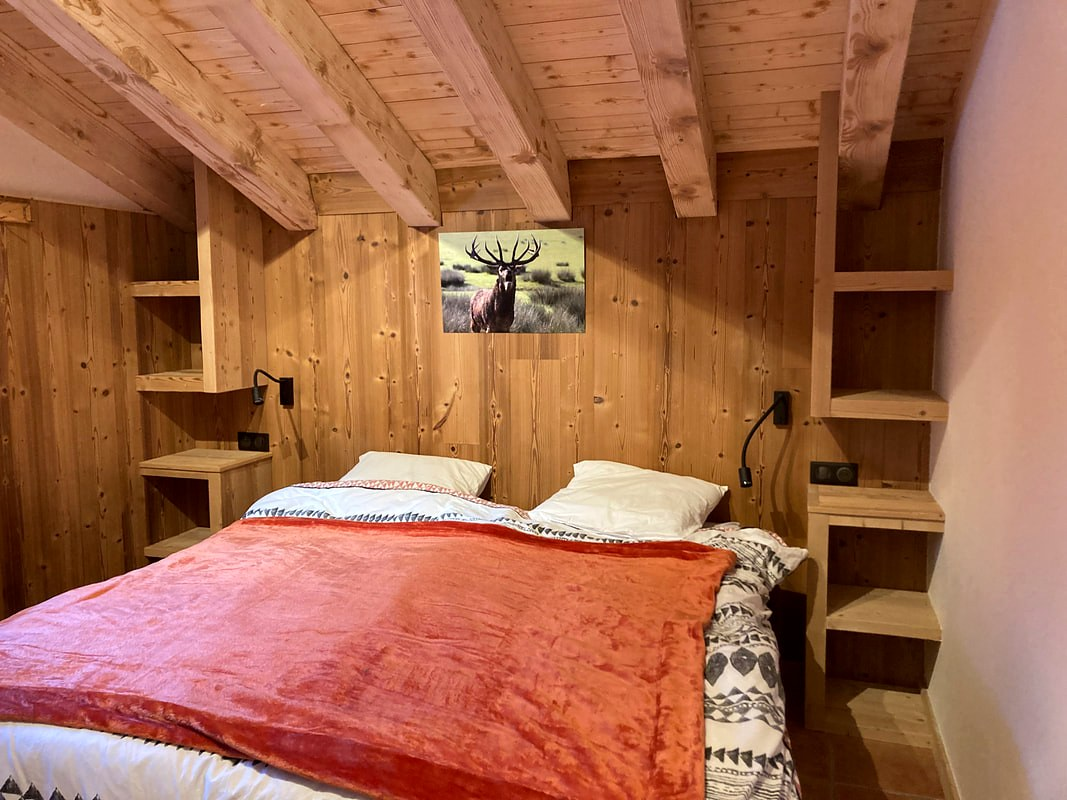
#> input picture img/chalet/aigle-chambre-double.jpg, 1067 x 800 px, given in place of Chalet-Remy-St-Gervais-chalet-TERRASSE-SUD-3.jpg, which was not available
$ python _megeve_hero_vue.py
#> lines starting #> are read from the running program, lines starting #| are printed output that depends on the picture
# -*- coding: utf-8 -*-
"""Fiche Loup Blanc : héros = vue Mont-Blanc depuis la terrasse du chalet (photo HD réelle du bien, miroir + recadrage, sans IA),
posée en 1re photo du rail des 4 langues ; l'ancien séjour passe en 2e, chargé en différé. Idempotent (stem megeve-vue-mont-blanc).
04/11/2026 : Moshé trouvait la préversion « pas très jolie » : la salle à manger aux chaises noires ouvrait la fiche."""
import os, re
from PIL import Image, ImageOps
ROOT = os.path.dirname(os.path.abspath(__file__)); os.chdir(ROOT)
SRC = os.path.join("..", "..", "00-brief", "references", "2026-10-16-megeve-bibi", "originaux-hd", "Chalet-Remy-St-Gervais-chalet-TERRASSE-SUD-3.jpg")
STEM = "megeve-vue-mont-blanc"; W, H = 1600, 964
im = ImageOps.mirror(ImageOps.exif_transpose(Image.open(SRC)).convert("RGB")).rotate(0.3, Image.BICUBIC)
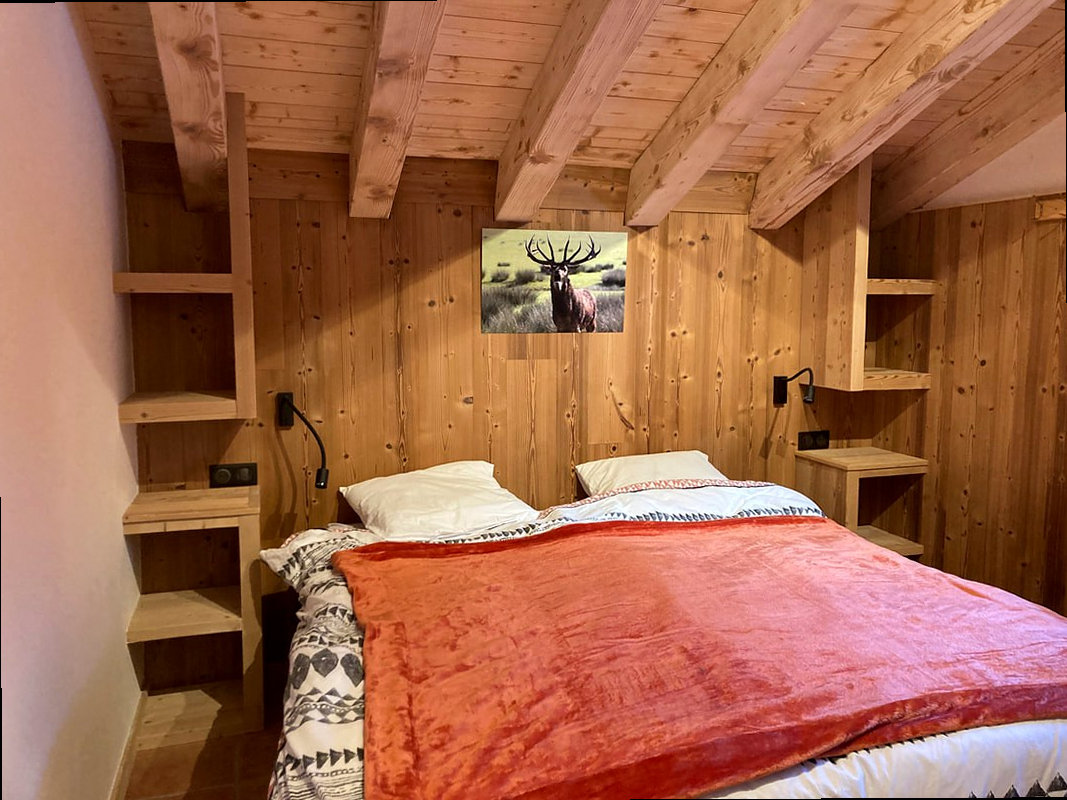
#> im: PIL image 1067x800 RGB; mean R, G, B 161.7, 102.9, 74.7
w, h = im.size; box = [int(w * .04), int(h * .05), int(w * .97), int(h * .97)]
#> after `w, h = im.size`: w = 1067; h = 800
#> after `box = [int(w * 0.04), int(h * 0.05), int(w * 0.97), int(h * 0.97)]`: box = [42, 40, 1034, 776]
bw, bh = box[2] - box[0], box[3] - box[1]
#> bw = 992; bh = 736
if bw / bh > W / H: nw = int(bh * W / H); box[0] += (bw - nw) // 2; box[2] = box[0] + nw
else: nh = int(bw * H / W); box[1] += (bh - nh) // 2; box[3] = box[1] + nh
#> after `nh = int(bw * H / W)`: nh = 597
im = im.crop(box).resize((W, H), Image.LANCZOS)
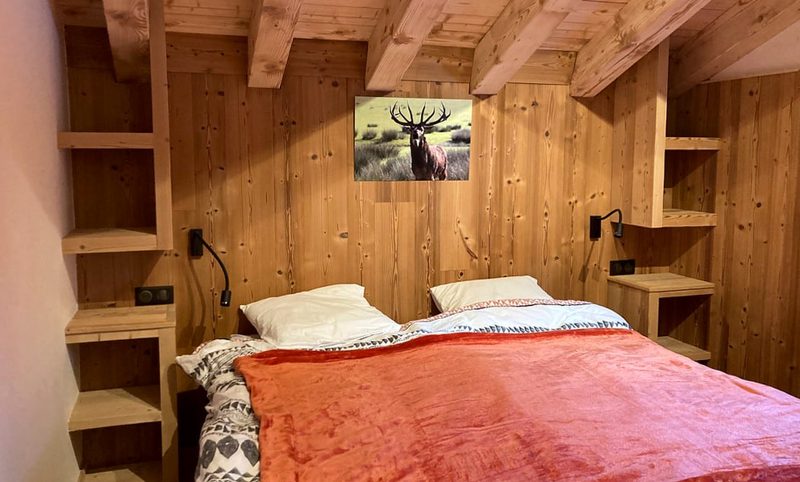
#> im: PIL image 1600x964 RGB (shown at 1/2 size); mean R, G, B 159.1, 101.5, 70.9
im.save(f"img/chalet/{STEM}.jpg", "JPEG", quality=86, optimize=True, progressive=True)
def wp(d, ww, nom):
    x = min(ww, W); im.resize((x, round(H * x / W)), Image.LANCZOS).save(os.path.join(d, nom), "WEBP", quality=80, method=6)
for ww in (640, 960, 1600, 2400): wp("img/h", ww, f"{STEM}-{ww}.webp")
#> this loop made 4 passes
#> pass 1, in wp, `x = min(ww, W)`:
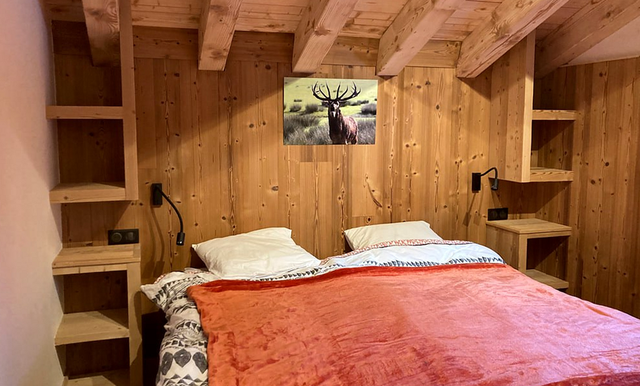
#> saved as megeve-vue-mont-blanc-640.webp: PIL image 640x386 RGB; mean R, G, B 159.1, 101.5, 70.9
for ww in (640, 960, 1280): wp("img/chalet/w", ww, f"{STEM}-{ww}.webp")
for ww in (336, 672): wp("img/chalet/min", ww, f"{STEM}-{ww}.webp")
#> this loop made 2 passes
#> pass 1, in wp (call 8), `x = min(ww, W)`:
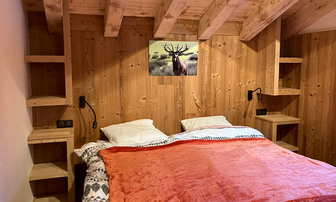
#> saved as megeve-vue-mont-blanc-336.webp: PIL image 336x202 RGB; mean R, G, B 159.1, 101.5, 70.9
#> pass 2, in wp (call 9), `x = min(ww, W)`:
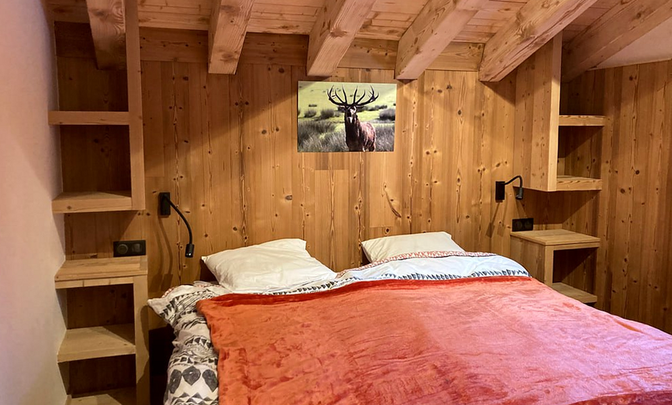
#> saved as megeve-vue-mont-blanc-672.webp: PIL image 672x405 RGB; mean R, G, B 159.1, 101.5, 70.9
NEW = (f'<img src="/img/h/{STEM}-960.webp" srcset="/img/h/{STEM}-640.webp 640w, /img/h/{STEM}-960.webp 960w, /img/h/{STEM}-1600.webp 1600w, /img/h/{STEM}-2400.webp 2400w" '
       f'sizes="(min-width:900px) 58vw, 100vw" alt="{{alt}}" width="1264" height="848" fetchpriority="high" decoding="async">')
n = 0
for pg in ("kosher-chalet-megeve/index.html", "fr/kosher-chalet-megeve/index.html", "es/kosher-chalet-megeve/index.html", "he/kosher-chalet-megeve/index.html"):
#> (the run stopped early here; a loop or call above may not have finished)

$ run again, on img/chalet/aurore-exterieur-piscine.jpg
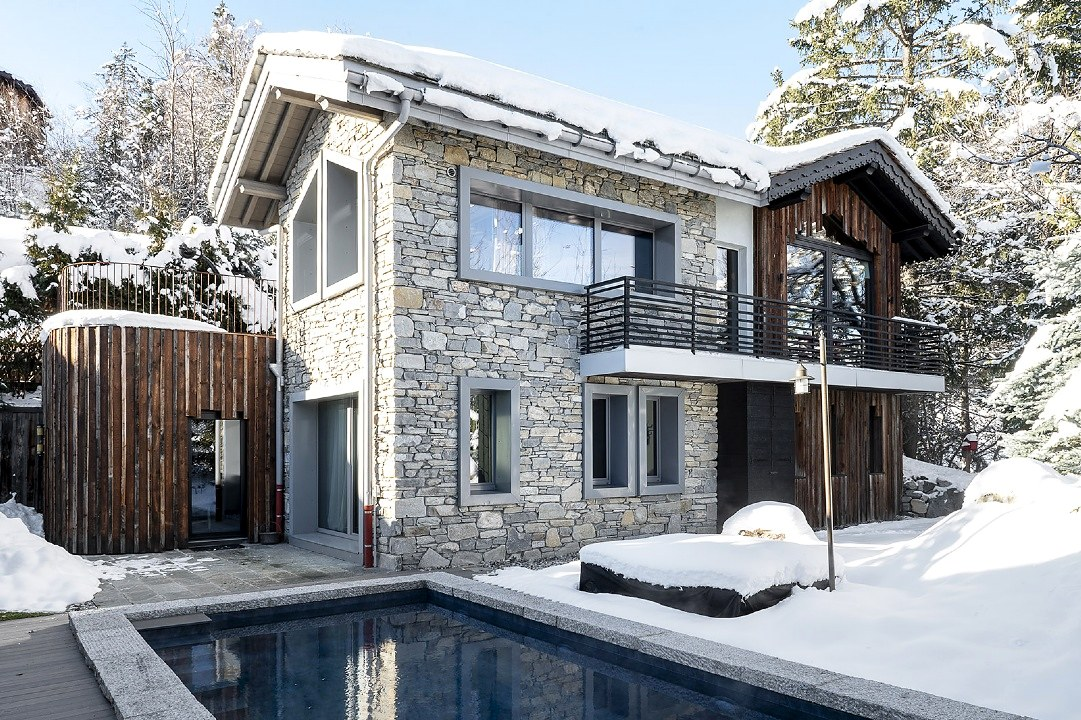
#> input picture img/chalet/aurore-exterieur-piscine.jpg, 1081 x 720 px, given in place of Chalet-Remy-St-Gervais-chalet-TERRASSE-SUD-3.jpg, which was not available
#> `im = ImageOps.mirror(ImageOps.exif_transpose(Image.open(SRC)).convert(..`:
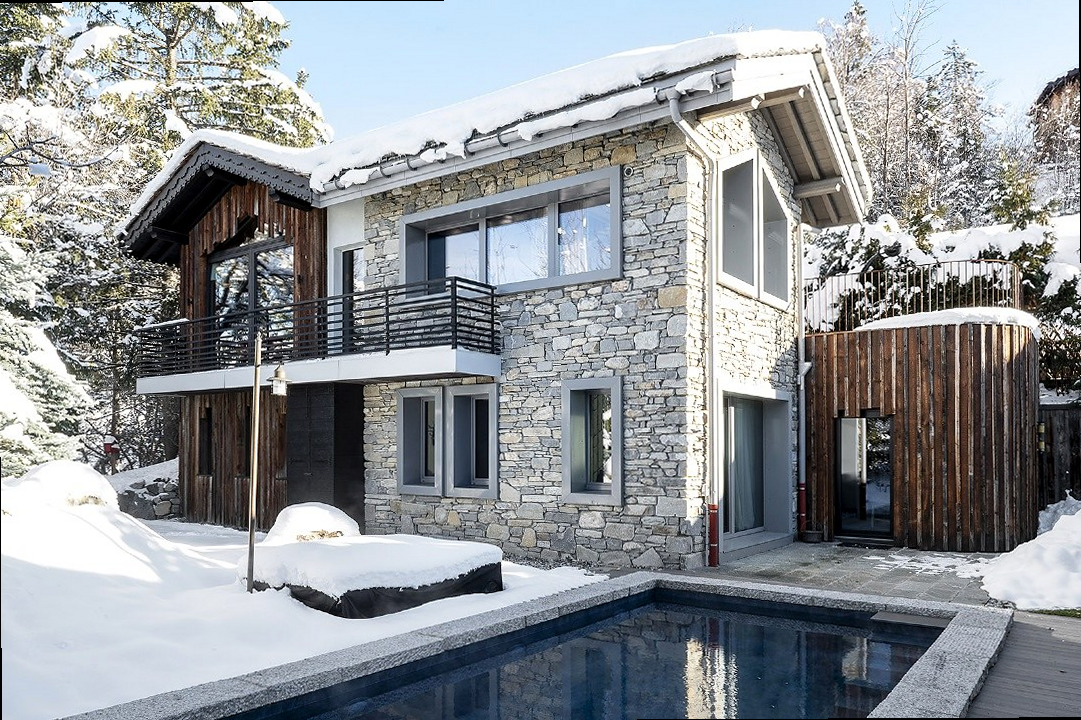
#> im: PIL image 1081x720 RGB; mean R, G, B 142.6, 146.6, 150.2
#> the loop `for ww in (336, 672): wp("img/chalet/min", ww, f"{STEM}-{ww}.webp")` made 2 passes
#> pass 2, in wp (call 9), `x = min(ww, W)`:
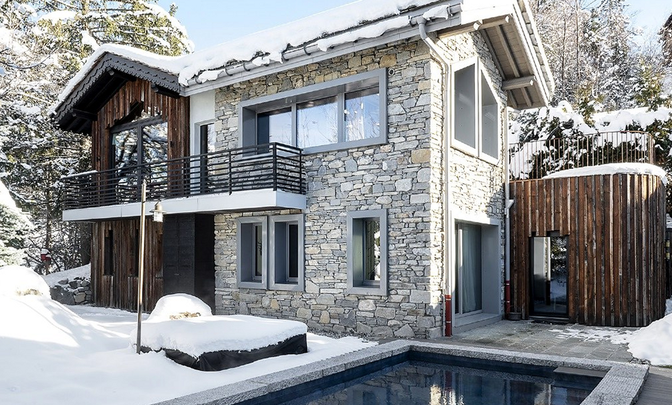
#> saved as megeve-vue-mont-blanc-672.webp: PIL image 672x405 RGB; mean R, G, B 138.5, 140.6, 142.9

$ run again, on img/chalet/aurore-piscine.jpg
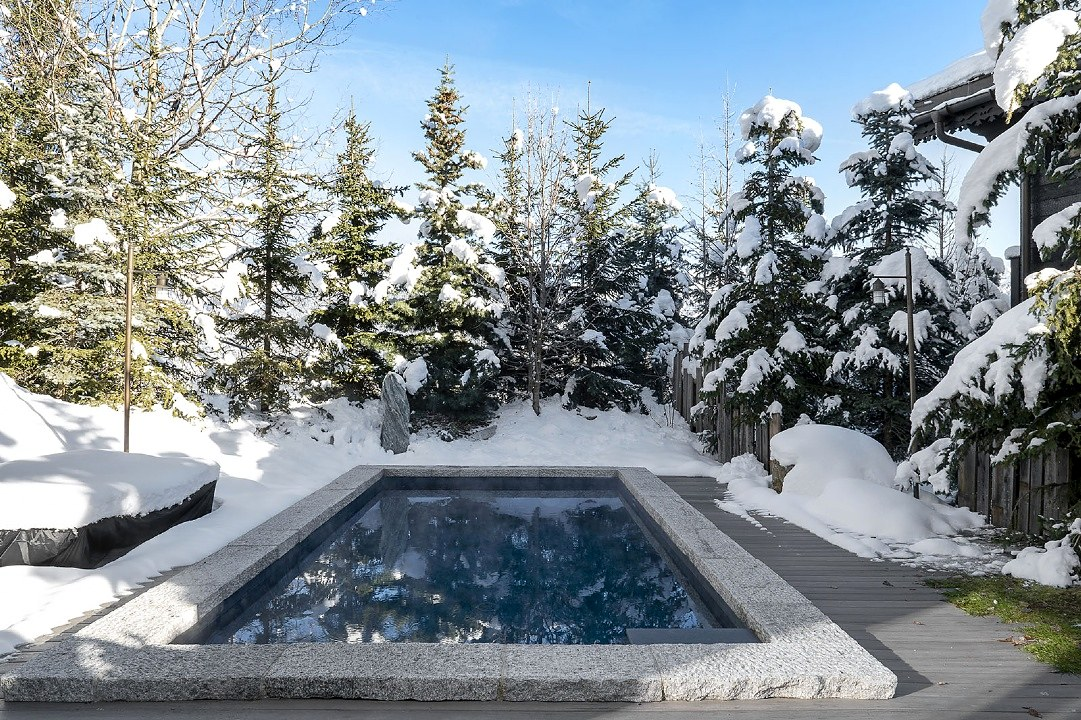
#> input picture img/chalet/aurore-piscine.jpg, 1081 x 720 px, given in place of Chalet-Remy-St-Gervais-chalet-TERRASSE-SUD-3.jpg, which was not available
#> `im = ImageOps.mirror(ImageOps.exif_transpose(Image.open(SRC)).convert(..`:
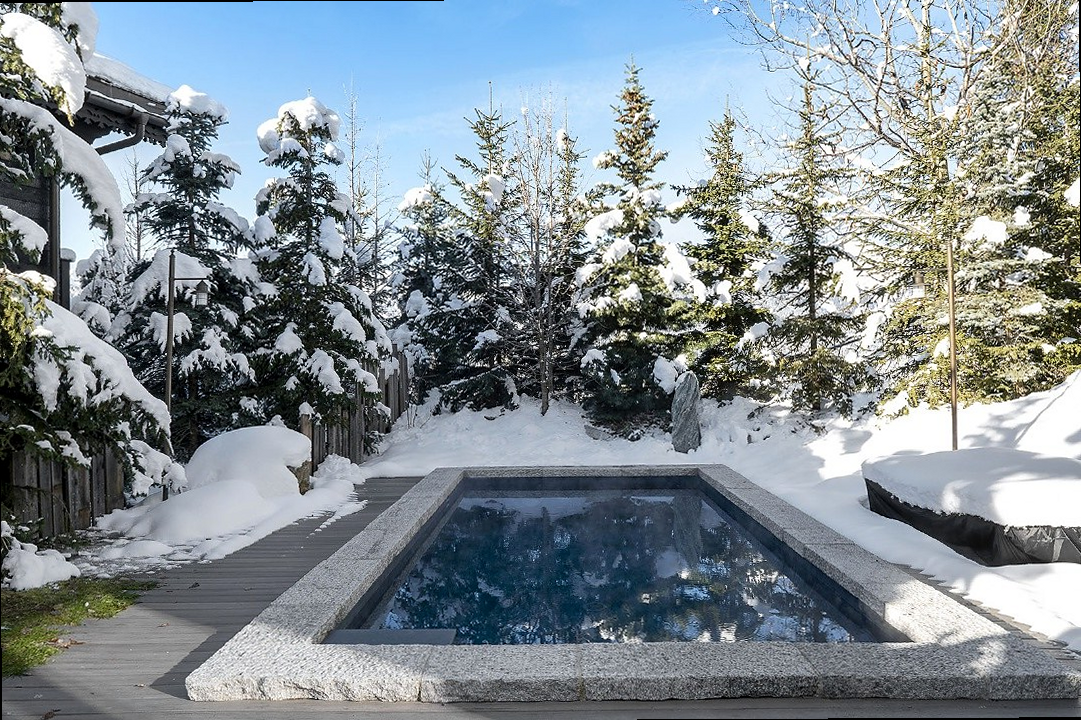
#> im: PIL image 1081x720 RGB; mean R, G, B 129.5, 139.9, 146.2
#> the loop `for ww in (336, 672): wp("img/chalet/min", ww, f"{STEM}-{ww}.webp")` made 2 passes
#> pass 2, in wp (call 9), `x = min(ww, W)`:
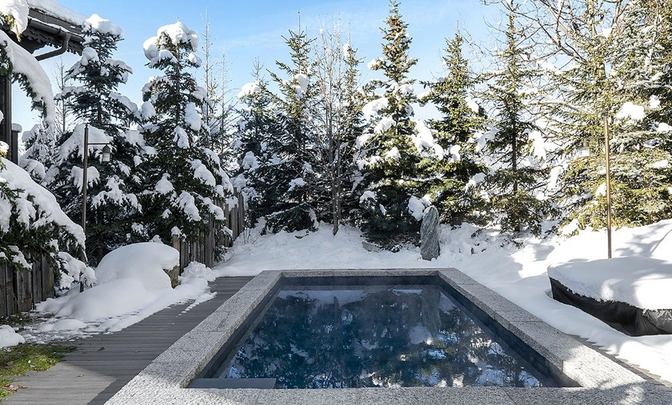
#> saved as megeve-vue-mont-blanc-672.webp: PIL image 672x405 RGB; mean R, G, B 129.5, 138.2, 142.9

$ run again, on img/chalet/aurore-sejour.jpg
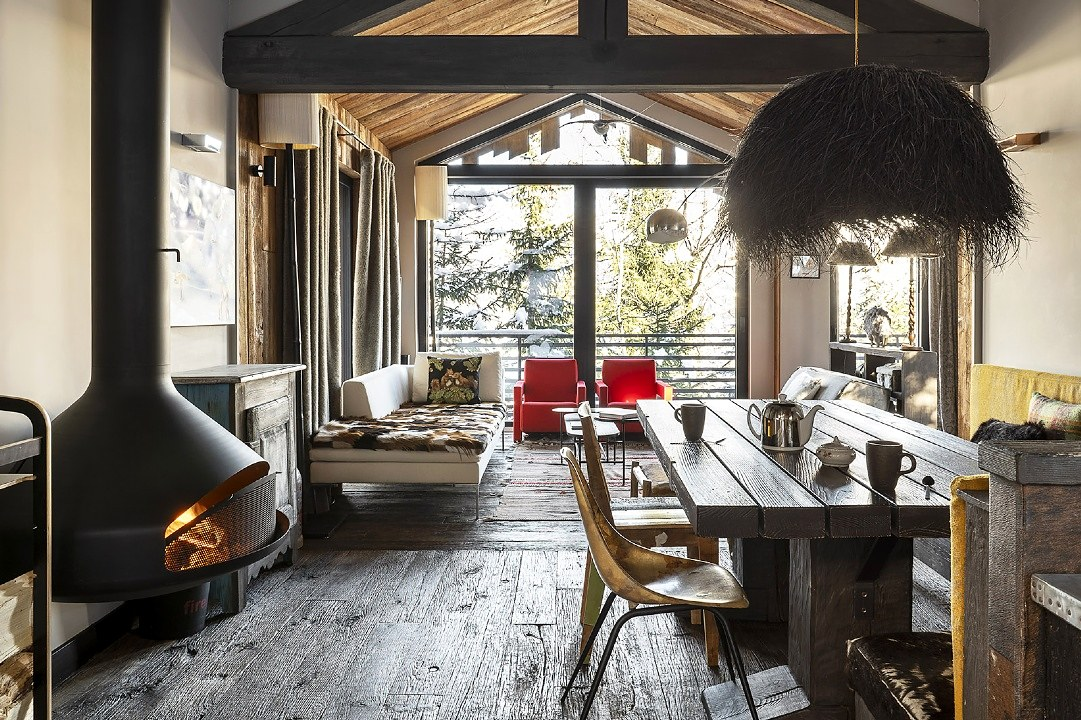
#> input picture img/chalet/aurore-sejour.jpg, 1081 x 720 px, given in place of Chalet-Remy-St-Gervais-chalet-TERRASSE-SUD-3.jpg, which was not available
#> `im = ImageOps.mirror(ImageOps.exif_transpose(Image.open(SRC)).convert(..`:
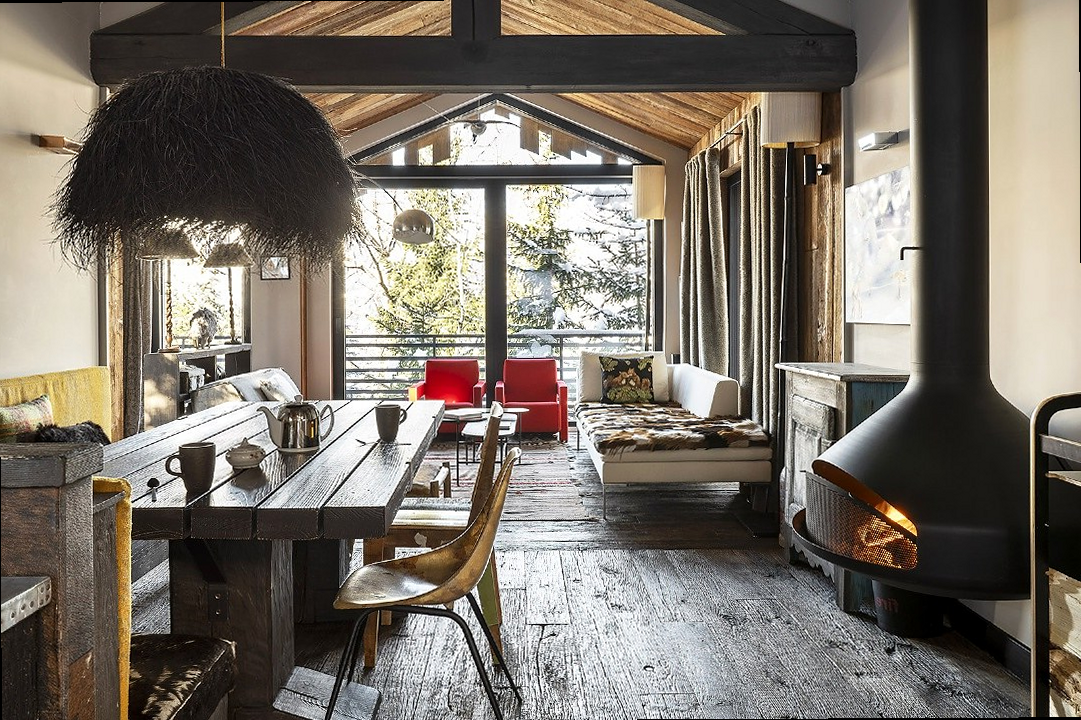
#> im: PIL image 1081x720 RGB; mean R, G, B 121.3, 113.6, 103.9
#> the loop `for ww in (336, 672): wp("img/chalet/min", ww, f"{STEM}-{ww}.webp")` made 2 passes
#> pass 2, in wp (call 9), `x = min(ww, W)`:
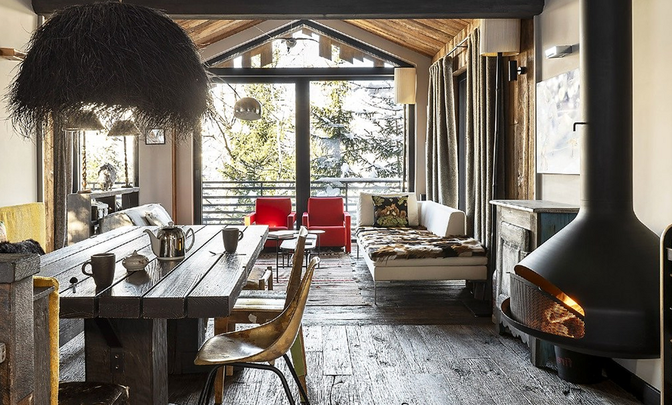
#> saved as megeve-vue-mont-blanc-672.webp: PIL image 672x405 RGB; mean R, G, B 122.7, 115.2, 105.9
